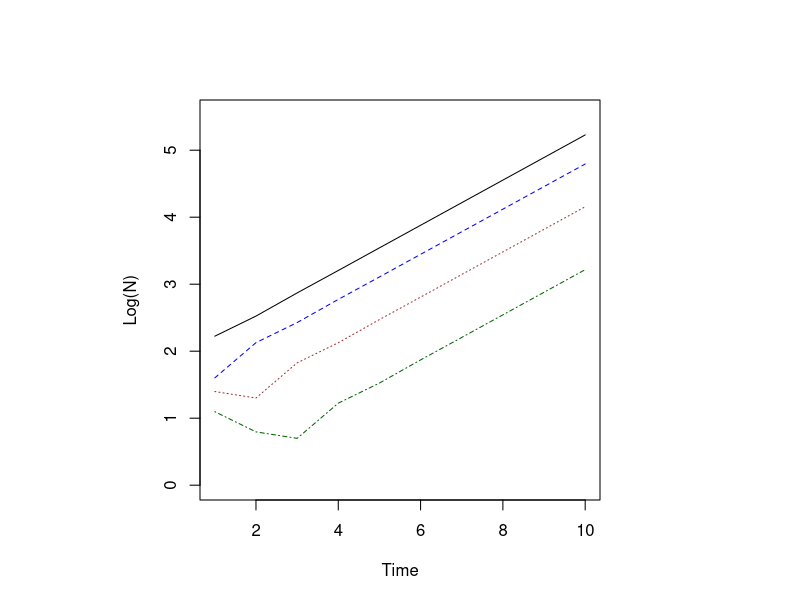
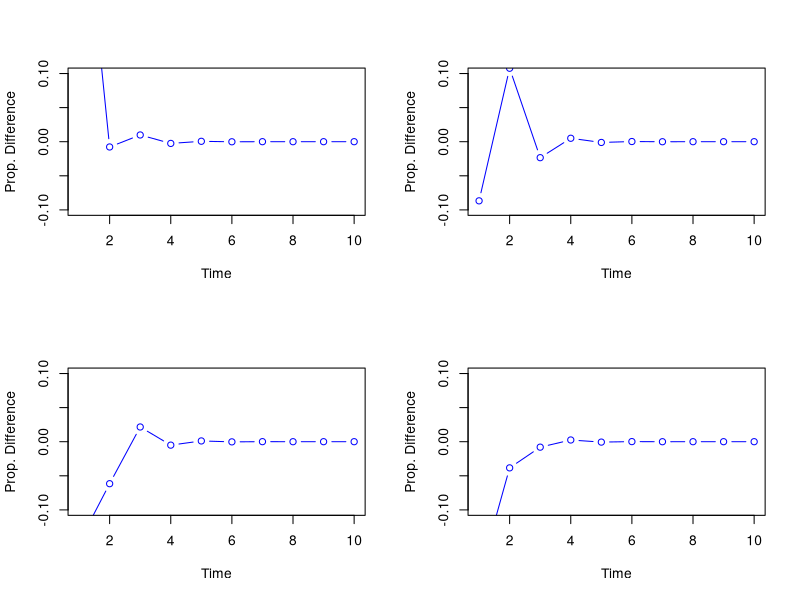

R code for these plots, in order:
######################################################################
#  Population growth of structured population: Matrix Model 
#
#  Dec 1, 2020
#
######################################################################
#setwd("/YC_THU_MAC/Teaching_talk/Fall_2020/Biological_modeling/Lecture/Matrix_model/Lab")

## Create a Leslie matrix (based up Table 3.2, P62)

a=rep(0,16)

A=matrix(a, ncol=4)

A[1,]=c(1.6,1.5,0.25,0)

A[2,1]=0.8
A[3,2]=0.5
A[4,3]=0.25

## Checking A

## The initial age structure 

n0=c(50,50,50,50)
#n0=c(200,0,0,0)

## Time t1
n1=A%*%n0

lamda1=sum(n0)/sum(n1)

## Time t2
n2=A%*%n1
lamda2=sum(n2)/sum(n1)

### Population projections

nperm=10

pop.matrix=matrix(ncol=length(n0), nrow=nperm)

lamda=vector()

diff1=vector()
diff2=vector()
diff3=vector()
diff4=vector()

############ Starting point ####

nt=n0

for (i in 1:nperm)
{
  temp=nt
  nt=A%*%temp
  
  lamda[i]=sum(nt)/sum(temp)
  pop.matrix[i,]=nt
  
  diff1[i]=(nt[1]/sum(nt))-(temp[1]/sum(temp))
  diff2[i]=(nt[2]/sum(nt))-(temp[2]/sum(temp))
  diff3[i]=(nt[3]/sum(nt))-(temp[3]/sum(temp))
  diff4[i]=(nt[4]/sum(nt))-(temp[4]/sum(temp))
}

## Checking pop.matrix
pop.matrix

## Checking lamda 

lamda

## Calculate the eigenvalue

eigen_A=eigen(A)
eigen_A$values[1]

## Calculate the intrinsic rate of increase
r = log(eigen_A$values[1])

pdf(file="size_50.pdf")
{
  par(mfrow=c(1,1), pin=c(4,4))
  pop.lim=log10(max(pop.matrix))+0.3
  plot(seq(1, nperm), log10(pop.matrix[,1]), type="l", ylim=c(0,pop.lim), 
       xlab="Time", ylab="Log(N)", cex=3)
  lines(seq(1, nperm), log10(pop.matrix[,2]), col="blue", lty=2, cex=3)
  lines(seq(1, nperm), log10(pop.matrix[,3]), col="brown", lty=3, cex=3)
  lines(seq(1, nperm), log10(pop.matrix[,4]), col="darkgreen", lty=4, cex=3)
}
dev.off()


pdf(file="diff_50.pdf")
{
par(mfrow=c(2,2))
plot(seq(1, nperm), diff1, type="b", col="blue", ylim=c(-0.1,0.1), xlab="Time", ylab="Prop. Difference")
plot(seq(1, nperm), diff2, type="b", col="blue", ylim=c(-0.1,0.1), xlab="Time", ylab="Prop. Difference")
plot(seq(1, nperm), diff3, type="b", col="blue", ylim=c(-0.1,0.1), xlab="Time", ylab="Prop. Difference")
plot(seq(1, nperm), diff4, type="b", col="blue", ylim=c(-0.1,0.1), xlab="Time", ylab="Prop. Difference")
}
dev.off()

## Please repeate the process for n0=c(200,0,0,0) and compare the result

